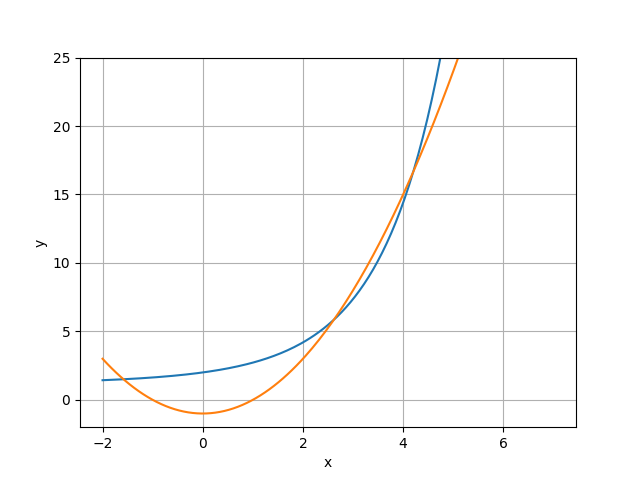

Generate this figure with Python:
import numpy as np
from scipy.optimize import fsolve
import matplotlib.pyplot as plt


x = np.linspace(-2, 7, 201)
plt.plot(x, (np.exp(x) + x - 1) / x)
plt.plot(x, x ** 2 - 1)
plt.xlabel('x')
plt.ylabel('y')
plt.ylim(-2, 25)
plt.grid(True)
plt.savefig('part2_task4-1.png')


def equations(p):
    x, y = p
    return (x ** 2 - 1 - y, ((np.exp(x) + x - 1) / x) - y)

x1, y1 = fsolve(equations, (-2, 2))
print(x1, y1)

x1, y1 = fsolve(equations, (2, 5))
print(x1, y1)

x1, y1 = fsolve(equations, (4, 16))
print(x1, y1)
